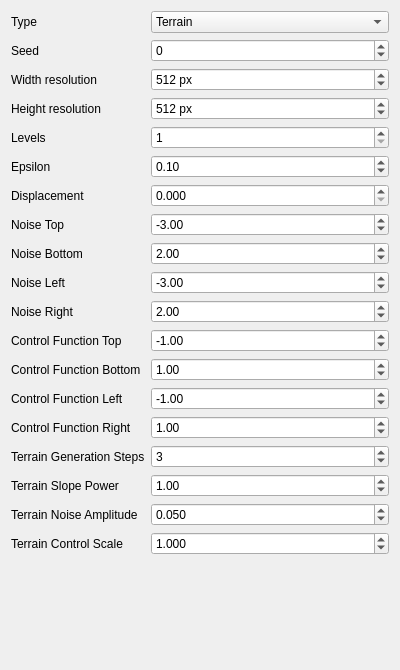
<?xml version="1.0" encoding="UTF-8"?>
<ui version="4.0">
 <class>ParameterDock</class>
 <widget class="QDockWidget" name="ParameterDock">
  <property name="geometry">
   <rect>
    <x>0</x>
    <y>0</y>
    <width>400</width>
    <height>670</height>
   </rect>
  </property>
  <property name="windowTitle">
   <string>Parameters</string>
  </property>
  <widget class="QWidget" name="widget">
   <layout class="QFormLayout" name="formLayout_2">
    <item row="1" column="0">
     <widget class="QLabel" name="seedLabel">
      <property name="text">
       <string>Seed</string>
      </property>
     </widget>
    </item>
    <item row="1" column="1">
     <widget class="QSpinBox" name="seedSpinBox">
      <property name="minimum">
       <number>-65535</number>
      </property>
      <property name="maximum">
       <number>65535</number>
      </property>
     </widget>
    </item>
    <item row="2" column="0">
     <widget class="QLabel" name="widthResolutionLabel">
      <property name="text">
       <string>Width resolution</string>
      </property>
     </widget>
    </item>
    <item row="2" column="1">
     <widget class="QSpinBox" name="widthResolutionSpinBox">
      <property name="suffix">
       <string> px</string>
      </property>
      <property name="maximum">
       <number>16384</number>
      </property>
      <property name="value">
       <number>512</number>
      </property>
     </widget>
    </item>
    <item row="3" column="0">
     <widget class="QLabel" name="heightResolutionLabel">
      <property name="text">
       <string>Height resolution</string>
      </property>
     </widget>
    </item>
    <item row="3" column="1">
     <widget class="QSpinBox" name="heightResolutionSpinBox">
      <property name="suffix">
       <string> px</string>
      </property>
      <property name="maximum">
       <number>16384</number>
      </property>
      <property name="value">
       <number>512</number>
      </property>
     </widget>
    </item>
    <item row="4" column="0">
     <widget class="QLabel" name="levelLabel">
      <property name="text">
       <string>Levels</string>
      </property>
     </widget>
    </item>
    <item row="4" column="1">
     <widget class="QSpinBox" name="levelSpinBox">
      <property name="minimum">
       <number>1</number>
      </property>
      <property name="maximum">
       <number>6</number>
      </property>
      <property name="value">
       <number>1</number>
      </property>
     </widget>
    </item>
    <item row="5" column="0">
     <widget class="QLabel" name="epsilonLabel">
      <property name="text">
       <string>Epsilon</string>
      </property>
     </widget>
    </item>
    <item row="5" column="1">
     <widget class="QDoubleSpinBox" name="epsilonDoubleSpinBox">
      <property name="maximum">
       <double>0.500000000000000</double>
      </property>
      <property name="singleStep">
       <double>0.050000000000000</double>
      </property>
      <property name="value">
       <double>0.100000000000000</double>
      </property>
     </widget>
    </item>
    <item row="7" column="0">
     <widget class="QLabel" name="noiseTopLabel">
      <property name="text">
       <string>Noise Top</string>
      </property>
     </widget>
    </item>
    <item row="7" column="1">
     <widget class="QDoubleSpinBox" name="noiseTopDoubleSpinBox">
      <property name="minimum">
       <double>-1024.000000000000000</double>
      </property>
      <property name="maximum">
       <double>1024.000000000000000</double>
      </property>
      <property name="singleStep">
       <double>1.000000000000000</double>
      </property>
      <property name="value">
       <double>-3.000000000000000</double>
      </property>
     </widget>
    </item>
    <item row="8" column="0">
     <widget class="QLabel" name="noiseBottomLabel">
      <property name="text">
       <string>Noise Bottom</string>
      </property>
     </widget>
    </item>
    <item row="8" column="1">
     <widget class="QDoubleSpinBox" name="noiseBottomDoubleSpinBox">
      <property name="minimum">
       <double>-1024.000000000000000</double>
      </property>
      <property name="maximum">
       <double>1024.000000000000000</double>
      </property>
      <property name="value">
       <double>2.000000000000000</double>
      </property>
     </widget>
    </item>
    <item row="9" column="0">
     <widget class="QLabel" name="noiseLeftLabel">
      <property name="text">
       <string>Noise Left</string>
      </property>
     </widget>
    </item>
    <item row="9" column="1">
     <widget class="QDoubleSpinBox" name="noiseLeftDoubleSpinBox">
      <property name="minimum">
       <double>-1024.000000000000000</double>
      </property>
      <property name="maximum">
       <double>1024.000000000000000</double>
      </property>
      <property name="value">
       <double>-3.000000000000000</double>
      </property>
     </widget>
    </item>
    <item row="10" column="0">
     <widget class="QLabel" name="noiseRightLabel">
      <property name="text">
       <string>Noise Right</string>
      </property>
     </widget>
    </item>
    <item row="10" column="1">
     <widget class="QDoubleSpinBox" name="noiseRightDoubleSpinBox">
      <property name="minimum">
       <double>-1024.000000000000000</double>
      </property>
      <property name="maximum">
       <double>1024.000000000000000</double>
      </property>
      <property name="value">
       <double>2.000000000000000</double>
      </property>
     </widget>
    </item>
    <item row="11" column="0">
     <widget class="QLabel" name="controlFunctionTopLabel">
      <property name="text">
       <string>Control Function Top</string>
      </property>
     </widget>
    </item>
    <item row="11" column="1">
     <widget class="QDoubleSpinBox" name="controlFunctionTopDoubleSpinBox">
      <property name="minimum">
       <double>-1024.000000000000000</double>
      </property>
      <property name="maximum">
       <double>1024.000000000000000</double>
      </property>
      <property name="value">
       <double>-1.000000000000000</double>
      </property>
     </widget>
    </item>
    <item row="12" column="0">
     <widget class="QLabel" name="controlFunctionBottomLabel">
      <property name="text">
       <string>Control Function Bottom</string>
      </property>
     </widget>
    </item>
    <item row="12" column="1">
     <widget class="QDoubleSpinBox" name="controlFunctionBottomDoubleSpinBox">
      <property name="minimum">
       <double>-1024.000000000000000</double>
      </property>
      <property name="maximum">
       <double>1024.000000000000000</double>
      </property>
      <property name="value">
       <double>1.000000000000000</double>
      </property>
     </widget>
    </item>
    <item row="13" column="0">
     <widget class="QLabel" name="controlFunctionLeftLabel">
      <property name="text">
       <string>Control Function Left</string>
      </property>
     </widget>
    </item>
    <item row="13" column="1">
     <widget class="QDoubleSpinBox" name="controlFunctionLeftDoubleSpinBox">
      <property name="minimum">
       <double>-1024.000000000000000</double>
      </property>
      <property name="maximum">
       <double>1024.000000000000000</double>
      </property>
      <property name="value">
       <double>-1.000000000000000</double>
      </property>
     </widget>
    </item>
    <item row="14" column="0">
     <widget class="QLabel" name="controlFunctionRightLabel">
      <property name="text">
       <string>Control Function Right</string>
      </property>
     </widget>
    </item>
    <item row="14" column="1">
     <widget class="QDoubleSpinBox" name="controlFunctionRightDoubleSpinBox">
      <property name="minimum">
       <double>-1024.000000000000000</double>
      </property>
      <property name="maximum">
       <double>1024.000000000000000</double>
      </property>
      <property name="value">
       <double>1.000000000000000</double>
      </property>
     </widget>
    </item>
    <item row="6" column="0">
     <widget class="QLabel" name="displacementLabel">
      <property name="text">
       <string>Displacement</string>
      </property>
     </widget>
    </item>
    <item row="6" column="1">
     <widget class="QDoubleSpinBox" name="displacementDoubleSpinBox">
      <property name="decimals">
       <number>3</number>
      </property>
      <property name="maximum">
       <double>5.000000000000000</double>
      </property>
      <property name="singleStep">
       <double>0.001000000000000</double>
      </property>
     </widget>
    </item>
    <item row="0" column="0">
     <widget class="QLabel" name="typeLabel">
      <property name="text">
       <string>Type</string>
      </property>
     </widget>
    </item>
    <item row="0" column="1">
     <widget class="QComboBox" name="typeComboBox">
      <item>
       <property name="text">
        <string>Terrain</string>
       </property>
      </item>
      <item>
       <property name="text">
        <string>Lichtenberg</string>
       </property>
      </item>
     </widget>
    </item>
    <item row="15" column="0">
     <widget class="QLabel" name="primitivesResolutionStepsLabel">
      <property name="text">
       <string>Terrain Generation Steps</string>
      </property>
     </widget>
    </item>
    <item row="15" column="1">
     <widget class="QSpinBox" name="primitivesResolutionStepsSpinBox">
      <property name="minimum">
       <number>1</number>
      </property>
      <property name="maximum">
       <number>8</number>
      </property>
      <property name="value">
       <number>3</number>
      </property>
     </widget>
    </item>
    <item row="16" column="0">
     <widget class="QLabel" name="slopePowerLabel">
      <property name="text">
       <string>Terrain Slope Power</string>
      </property>
     </widget>
    </item>
    <item row="16" column="1">
     <widget class="QDoubleSpinBox" name="slopePowerDoubleSpinBox">
      <property name="maximum">
       <double>10.000000000000000</double>
      </property>
      <property name="value">
       <double>1.000000000000000</double>
      </property>
     </widget>
    </item>
    <item row="18" column="0">
     <widget class="QLabel" name="controlScaleLabel">
      <property name="text">
       <string>Terrain Control Scale</string>
      </property>
     </widget>
    </item>
    <item row="18" column="1">
     <widget class="QDoubleSpinBox" name="controlScaleDoubleSpinBox">
      <property name="decimals">
       <number>3</number>
      </property>
      <property name="maximum">
       <double>100.000000000000000</double>
      </property>
      <property name="value">
       <double>1.000000000000000</double>
      </property>
     </widget>
    </item>
    <item row="17" column="0">
     <widget class="QLabel" name="noiseAmplitudeProportionLabel">
      <property name="text">
       <string>Terrain Noise Amplitude</string>
      </property>
     </widget>
    </item>
    <item row="17" column="1">
     <widget class="QDoubleSpinBox" name="noiseAmplitudeProportionDoubleSpinBox">
      <property name="decimals">
       <number>3</number>
      </property>
      <property name="maximum">
       <double>1.000000000000000</double>
      </property>
      <property name="singleStep">
       <double>0.001000000000000</double>
      </property>
      <property name="value">
       <double>0.050000000000000</double>
      </property>
     </widget>
    </item>
   </layout>
  </widget>
 </widget>
 <layoutdefault spacing="6" margin="11"/>
 <tabstops>
  <tabstop>typeComboBox</tabstop>
  <tabstop>seedSpinBox</tabstop>
  <tabstop>widthResolutionSpinBox</tabstop>
  <tabstop>heightResolutionSpinBox</tabstop>
  <tabstop>levelSpinBox</tabstop>
  <tabstop>epsilonDoubleSpinBox</tabstop>
  <tabstop>displacementDoubleSpinBox</tabstop>
  <tabstop>noiseTopDoubleSpinBox</tabstop>
  <tabstop>noiseBottomDoubleSpinBox</tabstop>
  <tabstop>noiseLeftDoubleSpinBox</tabstop>
  <tabstop>noiseRightDoubleSpinBox</tabstop>
  <tabstop>controlFunctionTopDoubleSpinBox</tabstop>
  <tabstop>controlFunctionBottomDoubleSpinBox</tabstop>
  <tabstop>controlFunctionLeftDoubleSpinBox</tabstop>
  <tabstop>controlFunctionRightDoubleSpinBox</tabstop>
  <tabstop>primitivesResolutionStepsSpinBox</tabstop>
  <tabstop>slopePowerDoubleSpinBox</tabstop>
  <tabstop>noiseAmplitudeProportionDoubleSpinBox</tabstop>
  <tabstop>controlScaleDoubleSpinBox</tabstop>
 </tabstops>
 <resources/>
 <connections/>
</ui>
